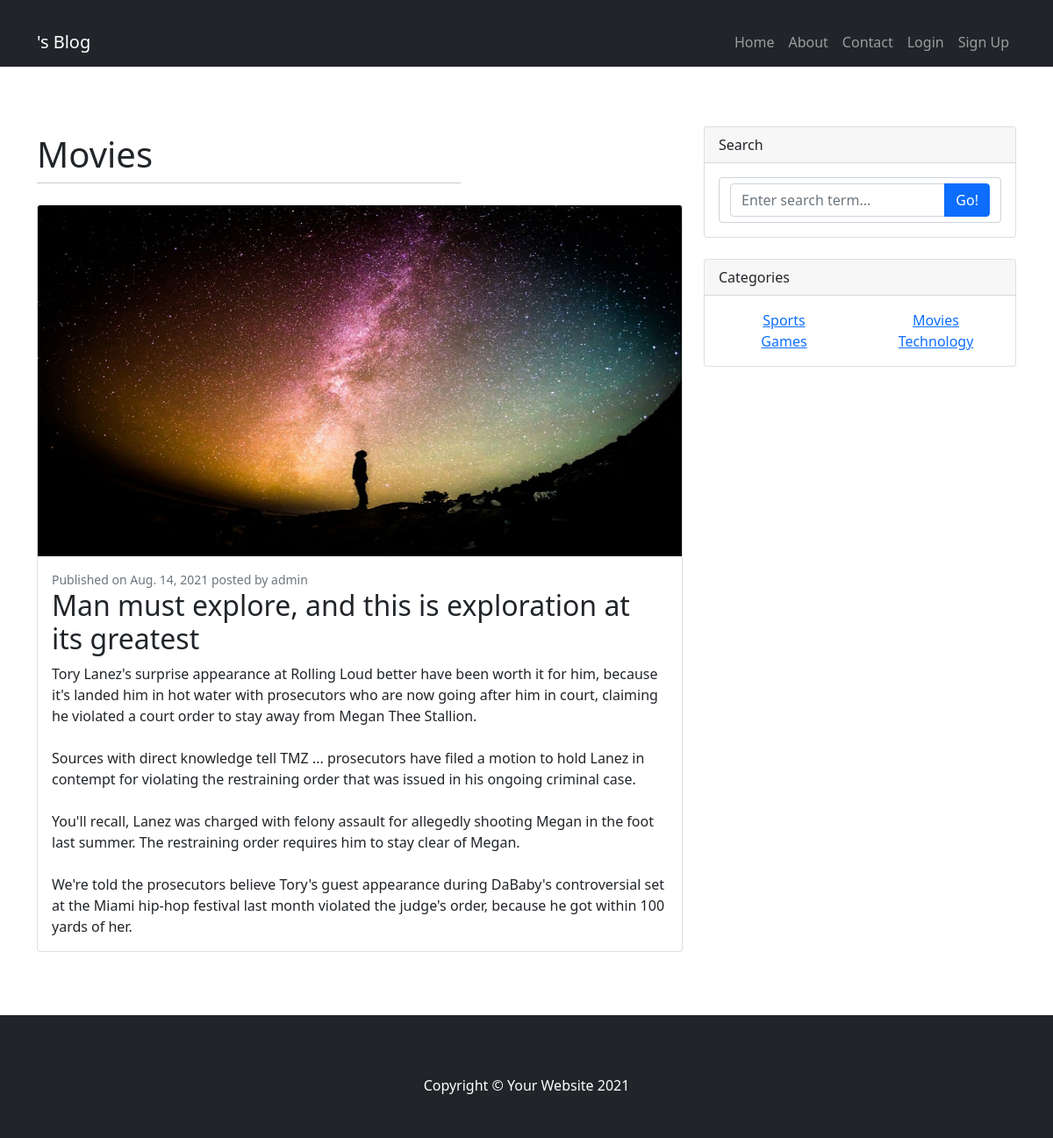
The page /post/man-must-explore-and-this-is-exploration-at-its-greatest on the database its author committed.
### blog/models.py (models this page shows, shortened)
class Post(models.Model):
    author = models.ForeignKey(User, on_delete=models.CASCADE)
    title = models.CharField(max_length=200)
    content = models.TextField()
    slug = models.SlugField(allow_unicode=True, unique=True, blank=True)
    image = models.ImageField(default='post.jpg', upload_to='post_pics/')
    created_date = models.DateField(default=timezone.now)
    published_date = models.DateField(blank=True, null=True)
    category = models.ForeignKey('blog.category', on_delete=models.CASCADE)

class Category(models.Model):
    name = models.CharField(max_length=200, unique=True)
    slug = models.SlugField(allow_unicode=True, unique=True, blank=True)
    class Meta:
        verbose_name_plural = 'Categories'

### blog/views.py (the view)
# urls.py: path('post/<slug:slug>', views.PostDetailView.as_view(), name='post_detail'),
class PostDetailView(CategoryMixin, DetailView):
    context_object_name = 'post'
    model = Post

### blog/views.py (called while the page is built)
    def get_categories(self):
        return Category.objects.all()

    def get_context_data(self, **kwargs):
        context = super(CategoryMixin, self).get_context_data(**kwargs)
        context['categories'] = self.get_categories()
        return context

### blog/templates/blog/post_detail.html
{% extends 'blog/base.html' %}
{% block content %}
<div class="row justify-content-left">
    <div class="col-8">
      <h1 class="mt-2">{{ post.category.name }}</h1>
      <hr class="mt-0 mb-4">
    </div>
</div>
<div class="card mb-4">
    <a href="#!"><img class="card-img-top" src="{{ post.image.url }}" height="400px"  alt="..." /></a>
    <div class="card-body">
        <div class="small text-muted">Published on {{ post.published_date }} posted by {{ post.author.username }}</div>
        <h2 class="card-title">{{ post.title }}</h2>
        <p class="card-text">{{ post.content|safe|linebreaksbr }}</p>
    </div>
</div>
{% endblock %}

### blog/templates/blog/base.html (shortened to what this page needs)
<!DOCTYPE html>
{% load static %}
<html lang="en">
    <head>
        <link href="{% static 'css/styles.css' %}" rel="stylesheet" />
    </head>
    <body>
        <nav class="navbar navbar-expand-lg navbar-dark bg-dark">
            <div class="container">
                <a class="navbar-brand" href="#!">{{ user.first_name }}'s Blog</a>
                <div class="collapse navbar-collapse" id="navbarSupportedContent">
                    <ul class="navbar-nav ms-auto mb-2 mb-lg-0">
                        <li class="nav-item"><a class="nav-link" href="{% url 'post_list' %}">Home</a></li>
                        <li class="nav-item"><a class="nav-link" href="#!">About</a></li>
                        <li class="nav-item"><a class="nav-link" href="#!">Contact</a></li>
                        {% if user.is_authenticated %}
                        <li class="nav-item"><a class="nav-link" href="{% url 'accounts:logout' %}">Logout</a></li>
                        <li class="nav-item"><a class="nav-link active" aria-current="page" href="{% url 'dashboard' %}">Dashboard</a></li>
                        {% else %}
                        <li class="nav-item"><a class="nav-link" href="{% url 'accounts:login' %}">Login</a></li>
                        <li class="nav-item"><a class="nav-link" href="{% url 'accounts:signup' %}">Sign Up</a></li>
                        {% endif %}
                    </ul>
                </div>
            </div>
        </nav>
        <div class="container">
            <div class="row py-5">
                <div class="col-lg-8">
                    {% block content %}{% endblock %}
                </div>
                <div class="col-lg-4">
                    <div class="card mb-4">
                        <div class="card-header">Search</div>
                        <div class="card-body">
                            <form class="form-control" method="GET" action="{% url 'search_result' %}">
                            <div class="input-group">
                                <input class="form-control" name="q" type="text" placeholder="Enter search term..." aria-label="Enter search term..." aria-describedby="button-search" />
                                <button class="btn btn-primary" id="button-search" type="submit">Go!</button>
                            </div>
                            </form>
                        </div>
                    </div>
                    <div class="card mb-4">
                        <div class="card-header">Categories</div>
                        <div class="card-body">
                            <div class="row">
                                {% for category in categories %}
                                <div class="col-sm-6 text-center">
                                    <ul class="list-unstyled mb-0">
                                        <li><a href="{% url 'category_detail' slug=category.slug %}">{{ category.name }}</a></li>
                                    </ul>
                                </div>
                                {% endfor %}
                            </div>
                        </div>
                    </div>
                </div>
            </div>
        </div>
        <footer class="py-5 bg-dark">
            <div class="container"><p class="m-0 text-center text-white">Copyright &copy; Your Website 2021</p></div>
        </footer>
    </body>
</html>

### rows shown on the page
Post: category.name "Movies", image (picture), published_date "Aug. 14, 2021", author.username "admin", title "Man must explore, and this is exploration at its greatest", content "Tory Lanez's surprise appearance at Rolling Loud better have been worth it for him, because it's landed him in hot water with prosecutors who are now going after him in court, claiming he violated a court order to stay away from Megan Thee Stallion. Sources with direct knowledge tell TMZ ... prosecutors have filed a motion to hold Lanez in contempt for violating the restraining order that was issued in his ongoing criminal case. You'll recall, Lanez was charged with felony assault for allegedly shooting Megan in the foot last summer. The restraining order requires him to stay clear of Megan. We're told the prosecutors believe Tory's guest appearance during DaBaby's controversial set at the…"
Category: name "Sports"
Category: name "Movies"
Category: name "Games"
Category: name "Technology"
